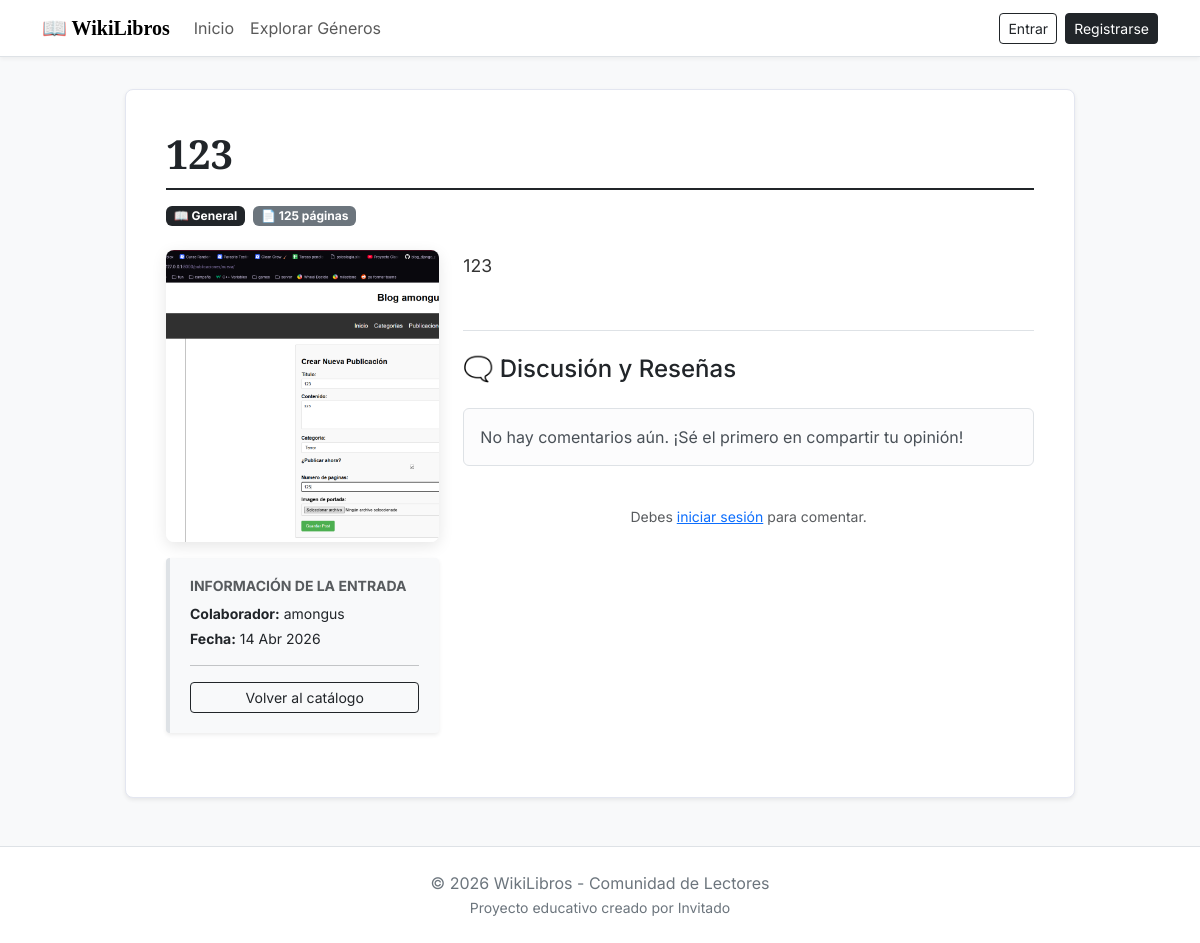
The page /publicacion/8/ on the database its author committed.
### post/models.py (models this page shows, shortened)
class Post(models.Model):
    title = models.CharField(max_length=200)
    content = models.TextField()
    author = models.ForeignKey(User, on_delete=models.CASCADE)  # Relación con usuario
    image = models.ImageField(upload_to='post_images/', null=True, blank=True)
    created_at = models.DateTimeField(auto_now_add=True)
    published = models.BooleanField(default=True)
    category = models.ManyToManyField(Category, blank=True) # Relación con categoría, ManyToMany para crear la lista
    pages = models.PositiveIntegerField()

### post/views.py (the view, shortened to what this page needs)
# urls.py: path('publicacion/<int:post_id>/', views.detalle_publicacion, name='detalle_publicacion'),
def detalle_publicacion(request, post_id):
    post = get_object_or_404(Post, id=post_id)
    comentarios = post.comments.all().order_by('-created_at')  # Trae todos los comentarios ordenados por fecha
    form = CommentForm()
    return render(request, 'post/detalle_publicacion.html', {
        'post': post,
        'comentarios': comentarios,
        'form': form
    })

### post/templates/post/detalle_publicacion.html (shortened to what this page needs)
{% extends 'post/base.html' %}
{% load static %}
{% block content %}
<article class="detalle-publicacion">
    <header class="mb-4">
        <h1 class="wiki-entry-title mb-3">{{ post.title }}</h1>
        <div class="d-flex flex-wrap gap-2 mb-4">
            <span class="badge bg-dark">📖 {{ post.category.name|default:"General" }}</span>
            <span class="badge bg-secondary">📄 {{ post.pages }} páginas</span>
        </div>
    </header>
    <div class="row">
        <div class="col-md-4 mb-4">
            {% if post.image %}
                <img src="{{ post.image.url }}" class="img-detail mb-3" alt="{{ post.title }}">
            {% endif %}
            <div class="book-sidebar shadow-sm">
                <h6 class="fw-bold text-uppercase small text-muted">Información de la entrada</h6>
                <p class="mb-1 small"><strong>Colaborador:</strong> {{ post.author.username }}</p>
                <p class="mb-1 small"><strong>Fecha:</strong> {{ post.created_at|date:"d M Y" }}</p>
                <hr>
                <div class="d-grid gap-2">
                    <a href="{% url 'publicaciones' %}" class="btn btn-sm btn-outline-dark">Volver al catálogo</a>
                </div>
            </div>
        </div>
        <div class="col-md-8">
            <div class="post-content mb-5">
                {{ post.content|linebreaks }}
            </div>
            <section class="comentarios-section mt-5 border-top pt-4">
                <h3 class="h4 mb-4">🗨️ Discusión y Reseñas</h3>
                {% for comentario in comentarios %}
                    <div class="card comment-card shadow-sm mb-3">
                        <div class="card-body py-3">
                            <div class="d-flex justify-content-between mb-2">
                                <span class="fw-bold text-primary">@{{ comentario.author.username }}</span>
                                <small class="text-muted">{{ comentario.created_at|date:"d M Y H:i" }}</small>
                            </div>
                            <p class="card-text mb-0">{{ comentario.content }}</p>
                        </div>
                    </div>
                {% empty %}
                    <div class="alert alert-light border">No hay comentarios aún. ¡Sé el primero en compartir tu opinión!</div>
                {% endfor %}
                {% if user.is_authenticated %}
                    <div class="card bg-light border-0 mt-4">
                        <div class="card-body">
                            <h5 class="card-title h6 mb-3">Deja tu comentario:</h5>
                            <form method="post">
                                {% csrf_token %}
                                <div class="mb-3">
                                    {{ form.content }} </div>
                                <button type="submit" class="btn btn-dark btn-sm px-4">Publicar</button>
                            </form>
                        </div>
                    </div>
                {% else %}
                    <div class="text-center p-4">
                        <p class="small text-muted">Debes <a href="{% url 'login' %}">iniciar sesión</a> para comentar.</p>
                    </div>
                {% endif %}
            </section>
        </div>
    </div>
</article>
{% endblock %}

### post/templates/post/base.html (style rules this page uses)
body { font-family: 'Inter', sans-serif; background-color: #f8f9fa; }
h1, h2, .navbar-brand { font-family: 'Libre+Baskerville', serif; }

### post/templates/post/detalle_publicacion.html (style rules this page uses)
.wiki-entry-title { font-family: 'Libre Baskerville', serif; font-weight: 700; border-bottom: 2px solid #212529; padding-bottom: 10px; }
.book-sidebar { background-color: #f8f9fa; border-left: 4px solid #dee2e6; padding: 20px; border-radius: 4px; }
.post-content { line-height: 1.8; font-size: 1.1rem; color: #333; }
.img-detail { box-shadow: 0 4px 15px rgba(0,0,0,0.1); max-width: 100%; height: auto; border-radius: 8px; }

### rows shown on the page
Post: title "123", category.name "General", pages "125", image (picture), author.username "amongus", created_at "14 Abr 2026", content "123"
